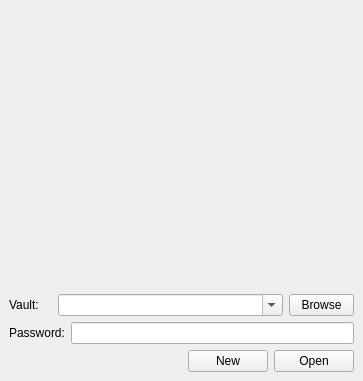
<?xml version="1.0" encoding="UTF-8"?>
<ui version="4.0">
 <class>MainWindow</class>
 <widget class="QMainWindow" name="MainWindow">
  <property name="geometry">
   <rect>
    <x>0</x>
    <y>0</y>
    <width>363</width>
    <height>381</height>
   </rect>
  </property>
  <property name="windowTitle">
   <string>MainWindow</string>
  </property>
  <widget class="QWidget" name="centralwidget">
   <layout class="QVBoxLayout" name="verticalLayout_2">
    <item>
     <layout class="QVBoxLayout" name="verticalLayout">
      <item>
       <widget class="QLabel" name="lblLogo">
        <property name="text">
         <string/>
        </property>
        <property name="pixmap">
         <pixmap>../../../../resources/loxodo-icon.png</pixmap>
        </property>
        <property name="alignment">
         <set>Qt::AlignCenter</set>
        </property>
       </widget>
      </item>
      <item>
       <layout class="QHBoxLayout" name="horizontalLayout">
        <item>
         <widget class="QLabel" name="lblVault">
          <property name="maximumSize">
           <size>
            <width>43</width>
            <height>16777215</height>
           </size>
          </property>
          <property name="text">
           <string>Vault:</string>
          </property>
         </widget>
        </item>
        <item>
         <widget class="QComboBox" name="cbVault">
          <property name="editable">
           <bool>true</bool>
          </property>
         </widget>
        </item>
        <item>
         <widget class="QPushButton" name="btnBrowse">
          <property name="maximumSize">
           <size>
            <width>65</width>
            <height>16777215</height>
           </size>
          </property>
          <property name="text">
           <string>Browse</string>
          </property>
         </widget>
        </item>
       </layout>
      </item>
      <item>
       <layout class="QHBoxLayout" name="horizontalLayout_2">
        <item>
         <widget class="QLabel" name="lblPassword">
          <property name="text">
           <string>Password:</string>
          </property>
         </widget>
        </item>
        <item>
         <widget class="QLineEdit" name="txtPassword">
          <property name="echoMode">
           <enum>QLineEdit::Password</enum>
          </property>
         </widget>
        </item>
       </layout>
      </item>
      <item>
       <layout class="QHBoxLayout" name="horizontalLayout_3">
        <item>
         <spacer name="horizontalSpacer">
          <property name="orientation">
           <enum>Qt::Horizontal</enum>
          </property>
          <property name="sizeHint" stdset="0">
           <size>
            <width>40</width>
            <height>20</height>
           </size>
          </property>
         </spacer>
        </item>
        <item>
         <widget class="QPushButton" name="btnNew">
          <property name="text">
           <string>New</string>
          </property>
         </widget>
        </item>
        <item>
         <widget class="QPushButton" name="btnOpen">
          <property name="text">
           <string>Open</string>
          </property>
         </widget>
        </item>
       </layout>
      </item>
     </layout>
    </item>
   </layout>
  </widget>
 </widget>
 <resources/>
 <connections/>
</ui>
